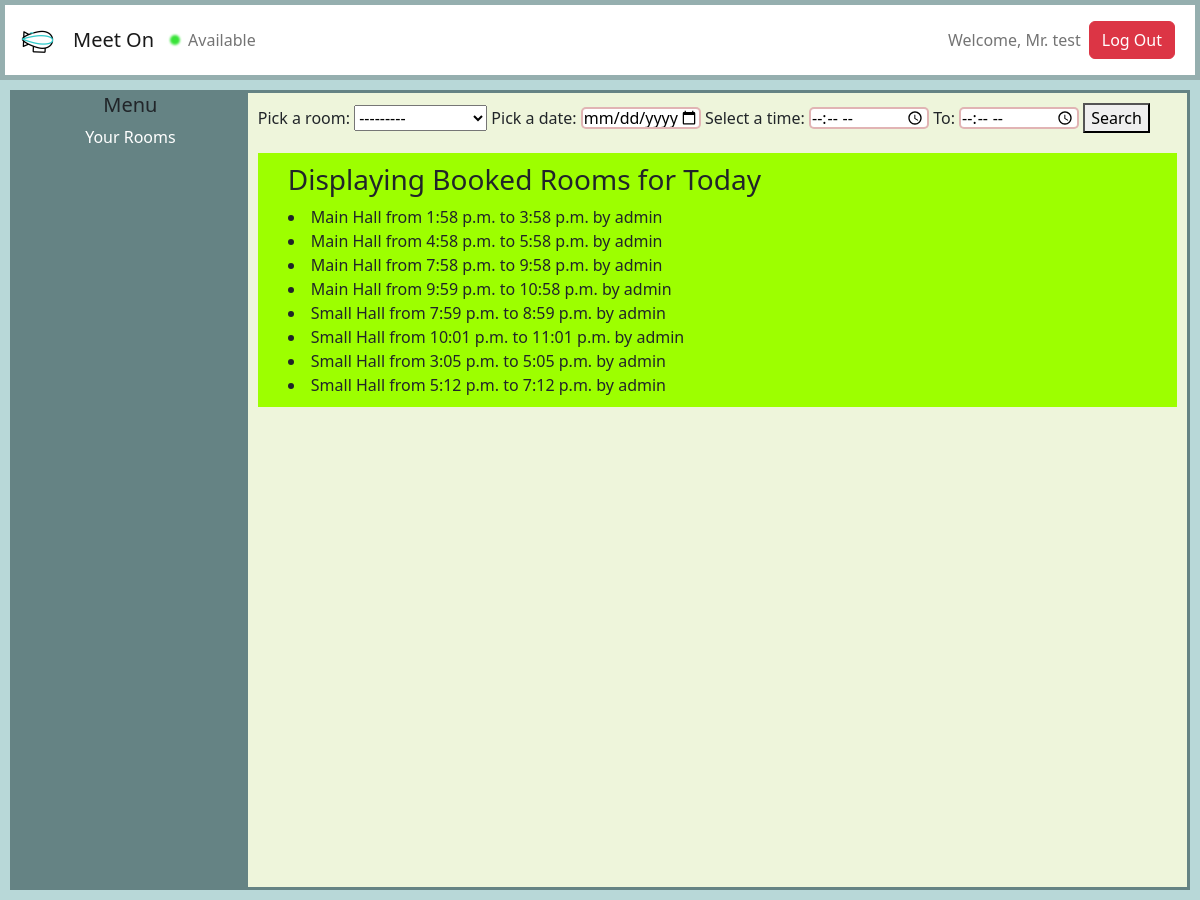
Screenshot of /dashboard (signed in) with the database file from the repository.
### app/models.py (models this page shows, shortened)
class Room_Name(models.Model):
    room_Name = models.CharField(max_length=122)
    def __str__(self):
        return self.room_Name

class Room(models.Model):
    room_Name = models.ForeignKey(Room_Name, on_delete=models.CASCADE)
    room_book_date = models.DateField()
    meeting_start_time = models.TimeField()
    meeting_end_time = models.TimeField()
    room_booked_by_user = models.ForeignKey(User, on_delete=models.CASCADE)
    grant_meeting = models.BooleanField(default = False)

### app/views.py (the view)
# urls.py: path('dashboard', views.Dashboard, name='dashboard'),
def Dashboard(request):
    room = RoomForm()
    today = datetime.today()
    bookedrooms = Room.objects.all().filter(room_book_date = today)
    user = request.user
    context = {'room':room, 'bookedrooms':bookedrooms, 'user':user}
    if request.user.is_anonymous:
        return redirect('index')
    return render(request, 'dashboard.html',context)

### app/forms.py
class RoomForm(ModelForm):
    class Meta:
        model = Room
        exclude = ['user',]

### templates/dashboard.html (shortened to what this page needs)
{% extends 'navbar.html' %}
{% block body %}
<div class="dashContainer">
<div class="dashMenu">
  <h5>Menu</h5>
  <div class="menuList">
    <a class="nav-link active" aria-current="page" href="room" style='color:white;'>
      Your Rooms
    </a>
  </div>
</div>
<div class="dashBody">
    <form action="/status" method="POST">
      <div class="d-inline">
        Pick a room:
        <label for="roomName" name='roomName'>{{ room.room_Name }}</label>
        <label for="datePicker">Pick a date:</label>
        <input type="date" id="datePicker" name="datePicker" required>
        <label for="appt">Select a time:</label>
        <input type="time" id="startTime" name="startTime">
        <label for="appt">To:</label>
        <input type="time" id="endTime" name="endTime">
        <button type='Submit'>Search</button>
    </form>
  </div>
  <div class="dashRoomDisp">
    <h3>Displaying Booked Rooms for Today</h3>
        {% for i in bookedrooms %}
        <li>{{ i.room_Name }} from {{i.meeting_start_time}} to {{i.meeting_end_time}} by {{i.room_booked_by_user}}</li>
        {% endfor %}
        </div>
      </div>
{% endblock body %}

### templates/navbar.html (shortened to what this page needs)
{% load static %}
<!DOCTYPE html>
<html lang="en">
<head>
  <link rel="stylesheet" href="{% static 'bootstrap.css' %}" />
  <link rel="stylesheet" href="{% static 'toastr.css' %}" />
  <link rel="stylesheet" href="{% static 'css.css' %}" />
</head>
<body>
  <div class="navBar">
    <nav class="navbar navbar-expand-lg navbar-light bg-dark" style="background-color: white !important">
      <div class="container-fluid">
        <a class="navbar-brand" href="/" style="pointer-events: none; cursor: default;">
          <img src="{% static 'logo.gif' %}" alt="" width="40" height="40"/>
        </a>
        <a class="navbar-brand" href="/">Meet On</a>
        <div class="collapse navbar-collapse" id="navbarNavAltMarkup">
          {% if user.is_authenticated %}
          <div class="activity_light" style="border-radius: 100px;
          height: 10px;
          width: 10px;
          background-color: rgb(56, 227, 56);
          -webkit-filter: blur(1px);
          -moz-filter: blur(1px);
          -o-filter: blur(1px);
          -ms-filter: blur(1px);
          filter: blur(1px);"></div>
          <div class="navbar-nav">
            <a class="nav-link" href="/" style="pointer-events: none; cursor: default;">Available</a>
          </div>
          {% endif %}
        </div>
        {% if user.is_authenticated %}
        <span class="navbar-text">
          Welcome, Mr. {{request.user.username}}
        </span>
        <a href="signout">
        <button class="btn btn-danger m-2">Log Out</button></a>
        {% endif %}
        </div>
      </div>
{% block body %}
{% endblock body %}
</body>
</html>

### static/css.css (style rules this page uses)
body { background-color: #B8D8D8 !important; }
input { border-radius: 5px; width: 280px; height: 40px; border: 2px solid rgba(198, 113, 113, 0.525); }
.navBar { border: 5px solid rgba(0, 0, 0, 0.194); }
#datePicker { width:120px; height:22px; }
#endTime, #startTime { width:120px; height:22px; }
.dashContainer { display: grid; grid-template-columns: 20% 80%; background-color: #658384; margin: 10px; padding: 3px; height: 100vh; }
.dashMenu { text-align: center; }
.dashBody { text-align: left; padding: 10px; background-color: #EEF5DB; }
.dashRoomDisp { padding: 10px 30px; margin-top: 20px; background-color: rgb(157, 255, 0); }

### rows the page displays
Room_Name: room_Name "---------"
Room: room_Name "Main Hall", meeting_start_time "1:58 p.m.", meeting_end_time "3:58 p.m.", room_booked_by_user "admin"
Room: room_Name "Main Hall", meeting_start_time "4:58 p.m.", meeting_end_time "5:58 p.m.", room_booked_by_user "admin"
Room: room_Name "Main Hall", meeting_start_time "7:58 p.m.", meeting_end_time "9:58 p.m.", room_booked_by_user "admin"
Room: room_Name "Main Hall", meeting_start_time "9:59 p.m.", meeting_end_time "10:58 p.m.", room_booked_by_user "admin"
Room: room_Name "Small Hall", meeting_start_time "7:59 p.m.", meeting_end_time "8:59 p.m.", room_booked_by_user "admin"
Room: room_Name "Small Hall", meeting_start_time "10:01 p.m.", meeting_end_time "11:01 p.m.", room_booked_by_user "admin"
Room: room_Name "Small Hall", meeting_start_time "3:05 p.m.", meeting_end_time "5:05 p.m.", room_booked_by_user "admin"
Room: room_Name "Small Hall", meeting_start_time "5:12 p.m.", meeting_end_time "7:12 p.m.", room_booked_by_user "admin"

### other values shown
{{ request.user.username }} "test"
